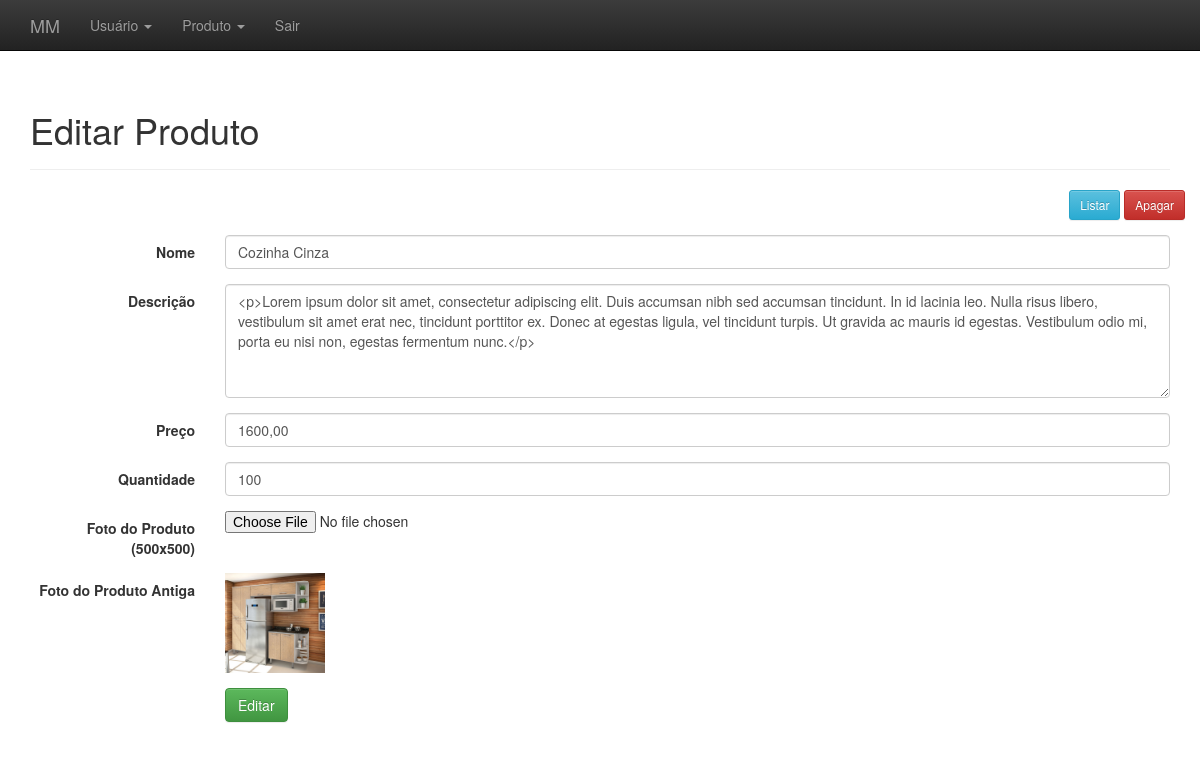
Screenshot of /administrativo.php?link=13&id=2 (signed in) with the database file from the repository.
### tables this page shows
CREATE TABLE IF NOT EXISTS `produtos` (
  `id` int(11) NOT NULL AUTO_INCREMENT,
  `nome` varchar(520) NOT NULL,
  `descricao` text NOT NULL,
  `preco` varchar(20) NOT NULL,
  `qtde` varchar(520) NOT NULL,
  `imagem` varchar(220) NOT NULL,
  `modified` datetime DEFAULT NULL,
  `created` datetime NOT NULL,
  PRIMARY KEY (`id`)
);

### editar_produto.php (the view, shortened to what this page needs)
<?php
	$id = $_GET['id'];
	$result = mysqli_query($conectar,"SELECT * FROM produtos WHERE id = '$id' LIMIT 1");
	$resultado = mysqli_fetch_assoc($result);
?>
<div class="container theme-showcase" role="main">
  <div class="page-header">
	<h1>Editar Produto</h1>
  </div>
  <div class="row espaco">
		<div class="pull-right">
			<a href='administrativo.php?link=10&id=<?php echo $resultado['id']; ?>'><button type='button' class='btn btn-sm btn-info'>Listar</button></a>
			<a href='processa/proc_apagar_produto.php?id=<?php echo $resultado['id']; ?>'><button type='button' class='btn btn-sm btn-danger'>Apagar</button></a>
		</div>
	</div>
  <div class="row">
	<div class="col-md-12">
	  <form class="form-horizontal" method="POST" action="processa/proc_edit_produto.php" enctype="multipart/form-data">
		  <div class="form-group">
			<label for="inputEmail3" class="col-sm-2 control-label">Nome</label>
			<div class="col-sm-10">
			  <input type="text" class="form-control" name="nome" placeholder="Nome Produto" value="<?php echo $resultado['nome']; ?>">
			</div>
		  </div>
		  <div class="form-group">
			<label for="inputEmail3" class="col-sm-2 control-label">Descrição</label>
			<div class="col-sm-10">
				<textarea class="form-control ckeditor" rows="5" name="descricao" placeholder="Descrição do produto"><?php echo $resultado['descricao']; ?></textarea>
			</div>
		  </div>
		  <div class="form-group">
			<label for="inputEmail3" class="col-sm-2 control-label">Preço</label>
			<div class="col-sm-10">
			  <input type="text" class="form-control" name="preco" placeholder="Preço" value="<?php echo $resultado['preco']; ?>">
			</div>
		  </div>
		  <div class="form-group">
			<label for="inputEmail3" class="col-sm-2 control-label">Quantidade</label>
			<div class="col-sm-10">
			  <input type="number" class="form-control" name="qtde" placeholder="Quantidade" value="<?php echo $resultado['qtde']; ?>">
			</div>
		  </div>
		  <div class="form-group">
				<label for="inputEmail3" class="col-sm-2 control-label">Foto do Produto (500x500)</label>
				<div class="col-sm-10">
					<input name="arquivo" type="file"/>
				</div>
		  </div>
		  <?php
		  $foto = $resultado['imagem'];
			  ?>
			<?php
		  if($foto != ""){?>
				<div class="form-group">
					<label for="inputEmail3" class="col-sm-2 control-label">
						Foto do Produto Antiga
					</label>
					<div class="col-sm-10">
						<img src="<?php echo "./foto/$foto"; ?>" width="100" height="100">
					</div>
				</div>
		  <?php } ?>
		  <div class="form-group">
			<div class="col-sm-offset-2 col-sm-10">
			  <button type="submit" class="btn btn-success">Editar</button>
			</div>
		  </div>
		</form>
	</div>
	</div>
</div>

### css/theme.css (style rules this page uses)
body { padding-top: 70px; padding-bottom: 30px; }
.espaco { margin-bottom:15px; }

### rows the page displays
produtos: nome "Cozinha Cinza", descricao "<p>Lorem ipsum dolor sit amet, consectetur adipiscing elit. Duis accumsan nibh sed accumsan tincidunt. In id lacinia leo. Nulla risus libero, vestibulum sit amet erat nec, tincidunt porttitor ex. Donec at egestas ligula, vel tincidunt turpis. Ut gravida ac mauris id egestas. Vestibulum odio mi, porta eu nisi non, egestas fermentum nunc.</p>", preco "1600,00", qtde "100", imagem (picture)
